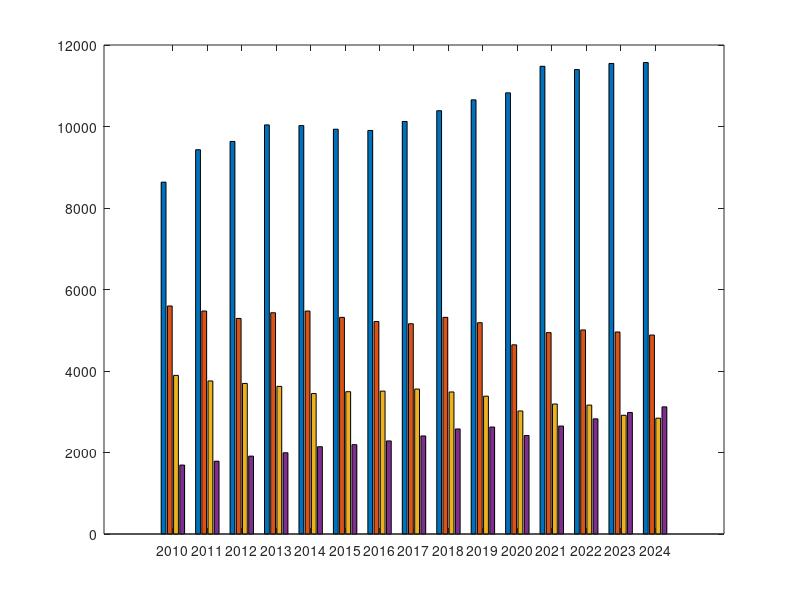

MATLAB code for this plot: (Note: this script raises an error after producing the figure.)
clear; clc; close all;


data = [
    8634.30, 9430.40, 9634.00, 10039.40, 10022.30, 9933.40, 9902.90, 10123.50, 10387.90, 10654.50, 10826.60, 11477.30, 11397.00, 11547.00, 11570.10; % China
    5595.30, 5472.00, 5290.40, 5429.60, 5471.60, 5316.50, 5214.30, 5160.00, 5317.00, 5185.30, 4642.40, 4942.20, 5007.30, 4957.30, 4883.00; % USA
    3892.40, 3755.70, 3695.60, 3622.70, 3446.80, 3492.30, 3506.40, 3556.70, 3485.40, 3382.40, 3018.80, 3189.60, 3163.50, 2913.60, 2842.00; % EU
    1691.80, 1787.00, 1911.30, 1993.80, 2142.30, 2192.10, 2284.10, 2406.40, 2577.80, 2624.50, 2416.70, 2649.30, 2826.30, 2982.80, 3120.00  % India
];

countries = {'China', 'USA', 'EU', 'India'};

years = 2010:2024;

figure('Position', [100, 100, 1200, 800], 'Color', 'w');

colors = [
    0,    82,  147;
    41,  128,  185;
    86,  161,  212;
    142, 192,  235
] / 255;

h = bar(years, data', 'grouped'); % 注意：data 需要转置，因为 bar 默认按列绘图


for i = 1:length(h)
    h(i).FaceColor = colors(i,:);
    h(i).EdgeColor = 'none';
end

xlabel('年份', 'FontSize', 14, 'FontName', 'SimHei');
ylabel('CO₂ Emissions (MtCO₂)', 'FontSize', 14, 'FontName', 'SimHei');

xticks(years);
xticklabels(years);
xlim([min(years)-0.5, max(years)+0.5]);

legend(countries, 'Location', 'best', 'FontSize', 12, 'Box', 'off');

grid on;
grid minor;

set(gca, 'FontName', 'Times New Roman', 'FontSize', 13);

title('全球主要排放国二氧化碳排放数据图', ...
      'FontName', 'Times New Roman', 'FontSize', 14, 'FontWeight', 'bold');
xlabel('年份', 'FontName', 'Times New Roman', 'FontSize', 14);
ylabel('CO₂ 排放量 (MtCO₂)', 'FontName', 'Times New Roman', 'FontSize', 14);

lgd = legend(countries, 'Location', 'southoutside', 'Orientation', 'horizontal');
set(lgd, 'FontName', 'Times New Roman', 'FontSize', 11)


box off;
set(gcf, 'PaperSize', [8.27, 11.69]); % A4 尺寸
set(gcf, 'PaperPosition', [0, 0, 8.27, 11.69]);
set(gcf, 'PaperOrientation', 'landscape');


disp('✅ 图表已生成！请查看图形窗口。');